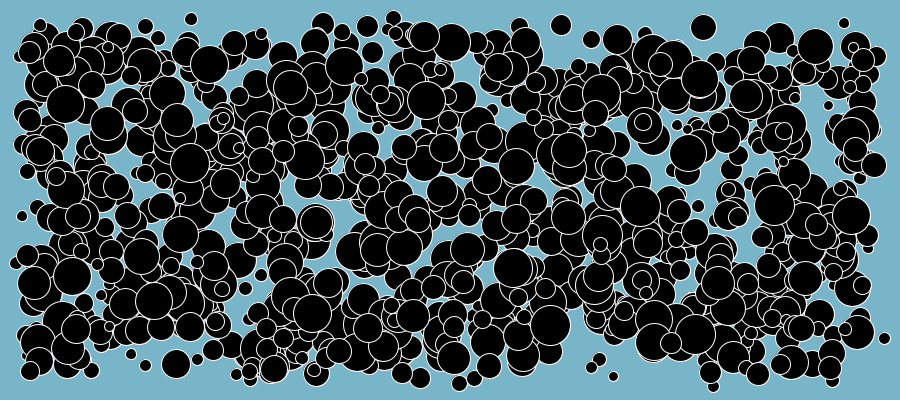
Frame 1 (no input)
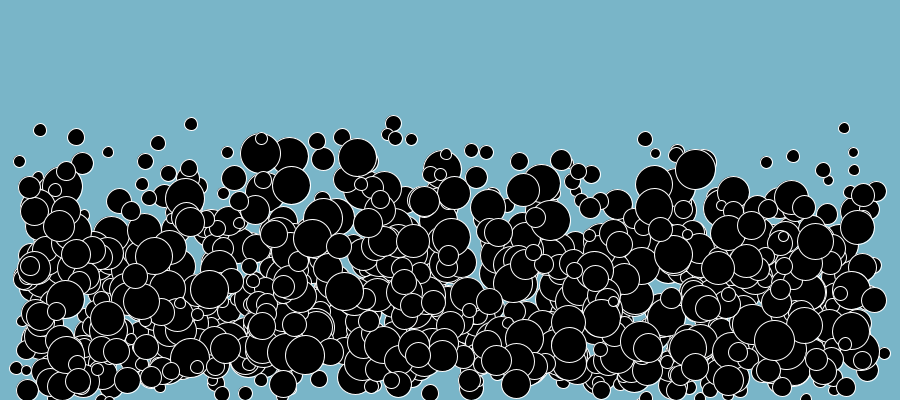
Frame 60 (the mouse pressed at the canvas centre just before this capture)
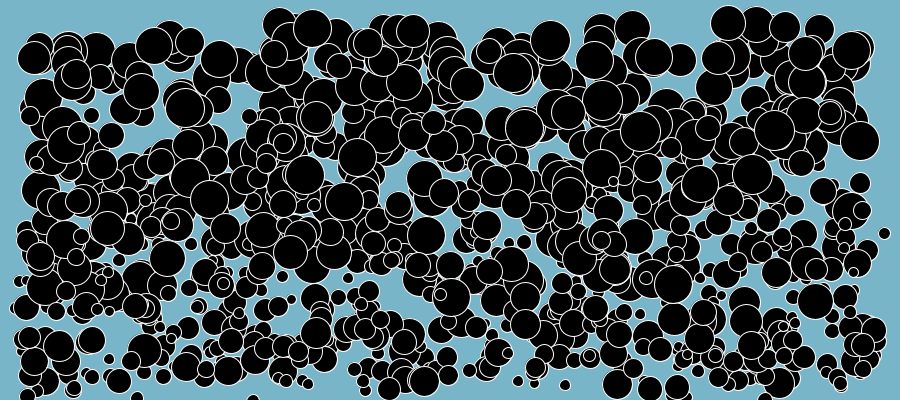
Frame 120 (the mouse held since frame 60 and released just before this capture)

The Processing sketch that drew these frames (run headless with seeded random() and noise(); from frame 60 on, the mouse is pressed at the canvas centre):

// Processing sketch: processing_33703
// ── processing_33703.pde

int numCircles = 1000;
int [] rad = new int[numCircles];
float [] circleX = new float[numCircles];
float [] circleY = new float[numCircles];
float [] vel = new float[numCircles];


void setup(){
  size(900, 400);
  smooth();
  frameRate(60);
  
  for(int i=0; i< numCircles; i++){
    rad[i] = round(random(10,40));
    circleX[i] = round(random(rad[i], width-rad[i]));
    circleY[i] = round(random(rad[i], height-rad[i]));
    vel[i] = 15;
  }
}

void draw(){
  background(121, 181, 200);
  stroke(255);
  for(int j=0; j< numCircles; j++){
      fill(0);
    ellipse(circleX[j], circleY[j], rad[j], rad[j]);
    
    circleY[j] += vel[j];
  
    if(circleY[j] < 0+rad[j] || circleY[j] > height-rad[j]){
      vel[j] *= -1;
    }
  }
}
